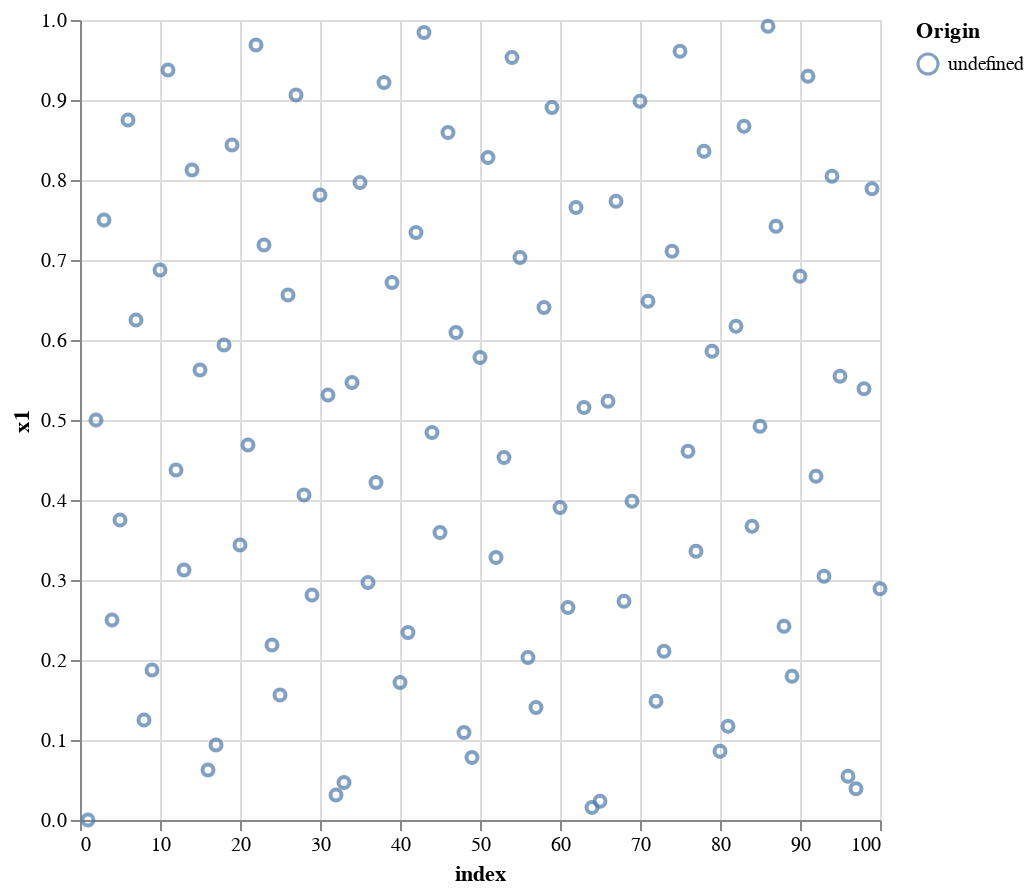

Notebook code cell kept with this figure:
### Markdown cell above
### Sampling - Plotting

### Code cell
#distribution of sobol_sequence values
sequence = sobol_sequence(100, length(data.params)) |> DataFrame
indicis = DataFrame(index = 1:100)
df = [indicis sequence]

df |>
@vlplot(
    :point,
    x=:index,
    y=:x1,
    color=:Origin,
    width=400,
    height=400
)

### Figure 1 — Vega-Lite specification as saved in the notebook (floating-point values rounded to 4 significant figures)
{"data": {"values": [{"index": 1, "x1": 0, "x2": 0, "x3": 0}, {"index": 2, "x1": 0.5, "x2": 0.5, "x3": 0.5}, {"index": 3, "x1": 0.75, "x2": 0.25, "x3": 0.25}, {"index": 4, "x1": 0.25, "x2": 0.75, "x3": 0.75}, {"index": 5, "x1": 0.375, "x2": 0.375, "x3": 0.625}, {"index": 6, "x1": 0.875, "x2": 0.875, "x3": 0.125}, {"index": 7, "x1": 0.625, "x2": 0.125, "x3": 0.875}, {"index": 8, "x1": 0.125, "x2": 0.625, "x3": 0.375}, {"index": 9, "x1": 0.1875, "x2": 0.3125, "x3": 0.9375}, {"index": 10, "x1": 0.6875, "x2": 0.8125, "x3": 0.4375}, {"index": 11, "x1": 0.9375, "x2": 0.0625, "x3": 0.6875}, {"index": 12, "x1": 0.4375, "x2": 0.5625, "x3": 0.1875}, {"index": 13, "x1": 0.3125, "x2": 0.1875, "x3": 0.3125}, {"index": 14, "x1": 0.8125, "x2": 0.6875, "x3": 0.8125}, {"index": 15, "x1": 0.5625, "x2": 0.4375, "x3": 0.0625}, {"index": 16, "x1": 0.0625, "x2": 0.9375, "x3": 0.5625}, {"index": 17, "x1": 0.09375, "x2": 0.4688, "x3": 0.4688}, {"index": 18, "x1": 0.5938, "x2": 0.9688, "x3": 0.9688}, {"index": 19, "x1": 0.8438, "x2": 0.2188, "x3": 0.2188}, {"index": 20, "x1": 0.3438, "x2": 0.7188, "x3": 0.7188}, {"index": 21, "x1": 0.4688, "x2": 0.09375, "x3": 0.8438}, {"index": 22, "x1": 0.9688, "x2": 0.5938, "x3": 0.3438}, {"index": 23, "x1": 0.7188, "x2": 0.3438, "x3": 0.5938}, {"index": 24, "x1": 0.2188, "x2": 0.8438, "x3": 0.09375}, {"index": 25, "x1": 0.1562, "x2": 0.1562, "x3": 0.5312}, {"index": 26, "x1": 0.6562, "x2": 0.6562, "x3": 0.03125}, {"index": 27, "x1": 0.9062, "x2": 0.4062, "x3": 0.7812}, {"index": 28, "x1": 0.4062, "x2": 0.9062, "x3": 0.2812}, {"index": 29, "x1": 0.2812, "x2": 0.2812, "x3": 0.1562}, {"index": 30, "x1": 0.7812, "x2": 0.7812, "x3": 0.6562}, {"index": 31, "x1": 0.5312, "x2": 0.03125, "x3": 0.4062}, {"index": 32, "x1": 0.03125, "x2": 0.5312, "x3": 0.9062}, {"index": 33, "x1": 0.04688, "x2": 0.2656, "x3": 0.7031}, {"index": 34, "x1": 0.5469, "x2": 0.7656, "x3": 0.2031}, {"index": 35, "x1": 0.7969, "x2": 0.01562, "x3": 0.9531}, {"index": 36, "x1": 0.2969, "x2": 0.5156, "x3": 0.4531}, {"index": 37, "x1": 0.4219, "x2": 0.1406, "x3": 0.07812}, {"index": 38, "x1": 0.9219, "x2": 0.6406, "x3": 0.5781}, {"index": 39, "x1": 0.6719, "x2": 0.3906, "x3": 0.3281}, {"index": 40, "x1": 0.1719, "x2": 0.8906, "x3": 0.8281}, {"index": 41, "x1": 0.2344, "x2": 0.07812, "x3": 0.2656}, {"index": 42, "x1": 0.7344, "x2": 0.5781, "x3": 0.7656}, {"index": 43, "x1": 0.9844, "x2": 0.3281, "x3": 0.01562}, {"index": 44, "x1": 0.4844, "x2": 0.8281, "x3": 0.5156}, {"index": 45, "x1": 0.3594, "x2": 0.4531, "x3": 0.8906}, {"index": 46, "x1": 0.8594, "x2": 0.9531, "x3": 0.3906}, {"index": 47, "x1": 0.6094, "x2": 0.2031, "x3": 0.6406}, {"index": 48, "x1": 0.1094, "x2": 0.7031, "x3": 0.1406}, {"index": 49, "x1": 0.07812, "x2": 0.2344, "x3": 0.7969}, {"index": 50, "x1": 0.5781, "x2": 0.7344, "x3": 0.2969}, {"index": 51, "x1": 0.8281, "x2": 0.4844, "x3": 0.5469}, {"index": 52, "x1": 0.3281, "x2": 0.9844, "x3": 0.04688}, {"index": 53, "x1": 0.4531, "x2": 0.3594, "x3": 0.4219}, {"index": 54, "x1": 0.9531, "x2": 0.8594, "x3": 0.9219}, {"index": 55, "x1": 0.7031, "x2": 0.1094, "x3": 0.1719}, {"index": 56, "x1": 0.2031, "x2": 0.6094, "x3": 0.6719}, {"index": 57, "x1": 0.1406, "x2": 0.4219, "x3": 0.2344}, {"index": 58, "x1": 0.6406, "x2": 0.9219, "x3": 0.7344}, {"index": 59, "x1": 0.8906, "x2": 0.1719, "x3": 0.4844}, {"index": 60, "x1": 0.3906, "x2": 0.6719, "x3": 0.9844}, {"index": 61, "x1": 0.2656, "x2": 0.04688, "x3": 0.6094}, {"index": 62, "x1": 0.7656, "x2": 0.5469, "x3": 0.1094}, {"index": 63, "x1": 0.5156, "x2": 0.2969, "x3": 0.8594}, {"index": 64, "x1": 0.01562, "x2": 0.7969, "x3": 0.3594}, {"index": 65, "x1": 0.02344, "x2": 0.3984, "x3": 0.8203}, {"index": 66, "x1": 0.5234, "x2": 0.8984, "x3": 0.3203}, {"index": 67, "x1": 0.7734, "x2": 0.1484, "x3": 0.5703}, {"index": 68, "x1": 0.2734, "x2": 0.6484, "x3": 0.07031}, {"index": 69, "x1": 0.3984, "x2": 0.02344, "x3": 0.4453}, {"index": 70, "x1": 0.8984, "x2": 0.5234, "x3": 0.9453}, {"index": 71, "x1": 0.6484, "x2": 0.2734, "x3": 0.1953}, {"index": 72, "x1": 0.1484, "x2": 0.7734, "x3": 0.6953}, {"index": 73, "x1": 0.2109, "x2": 0.2109, "x3": 0.1328}, {"index": 74, "x1": 0.7109, "x2": 0.7109, "x3": 0.6328}, {"index": 75, "x1": 0.9609, "x2": 0.4609, "x3": 0.3828}, {"index": 76, "x1": 0.4609, "x2": 0.9609, "x3": 0.8828}, {"index": 77, "x1": 0.3359, "x2": 0.3359, "x3": 0.5078}, {"index": 78, "x1": 0.8359, "x2": 0.8359, "x3": 0.007812}, {"index": 79, "x1": 0.5859, "x2": 0.08594, "x3": 0.7578}, {"index": 80, "x1": 0.08594, "x2": 0.5859, "x3": 0.2578}, {"index": 81, "x1": 0.1172, "x2": 0.1172, "x3": 0.6641}, {"index": 82, "x1": 0.6172, "x2": 0.6172, "x3": 0.1641}, {"index": 83, "x1": 0.8672, "x2": 0.3672, "x3": 0.9141}, {"index": 84, "x1": 0.3672, "x2": 0.8672, "x3": 0.4141}, {"index": 85, "x1": 0.4922, "x2": 0.4922, "x3": 0.03906}, {"index": 86, "x1": 0.9922, "x2": 0.9922, "x3": 0.5391}, {"index": 87, "x1": 0.7422, "x2": 0.2422, "x3": 0.2891}, {"index": 88, "x1": 0.2422, "x2": 0.7422, "x3": 0.7891}, {"index": 89, "x1": 0.1797, "x2": 0.3047, "x3": 0.3516}, {"index": 90, "x1": 0.6797, "x2": 0.8047, "x3": 0.8516}, {"index": 91, "x1": 0.9297, "x2": 0.05469, "x3": 0.1016}, {"index": 92, "x1": 0.4297, "x2": 0.5547, "x3": 0.6016}, {"index": 93, "x1": 0.3047, "x2": 0.1797, "x3": 0.9766}, {"index": 94, "x1": 0.8047, "x2": 0.6797, "x3": 0.4766}, {"index": 95, "x1": 0.5547, "x2": 0.4297, "x3": 0.7266}, {"index": 96, "x1": 0.05469, "x2": 0.9297, "x3": 0.2266}, {"index": 97, "x1": 0.03906, "x2": 0.1328, "x3": 0.3984}, {"index": 98, "x1": 0.5391, "x2": 0.6328, "x3": 0.8984}, {"index": 99, "x1": 0.7891, "x2": 0.3828, "x3": 0.1484}, {"index": 100, "x1": 0.2891, "x2": 0.8828, "x3": 0.6484}]}, "encoding": {"color": {"field": "Origin"}, "x": {"field": "index", "type": "quantitative"}, "y": {"field": "x1", "type": "quantitative"}}, "height": 400, "mark": "point", "width": 400}
